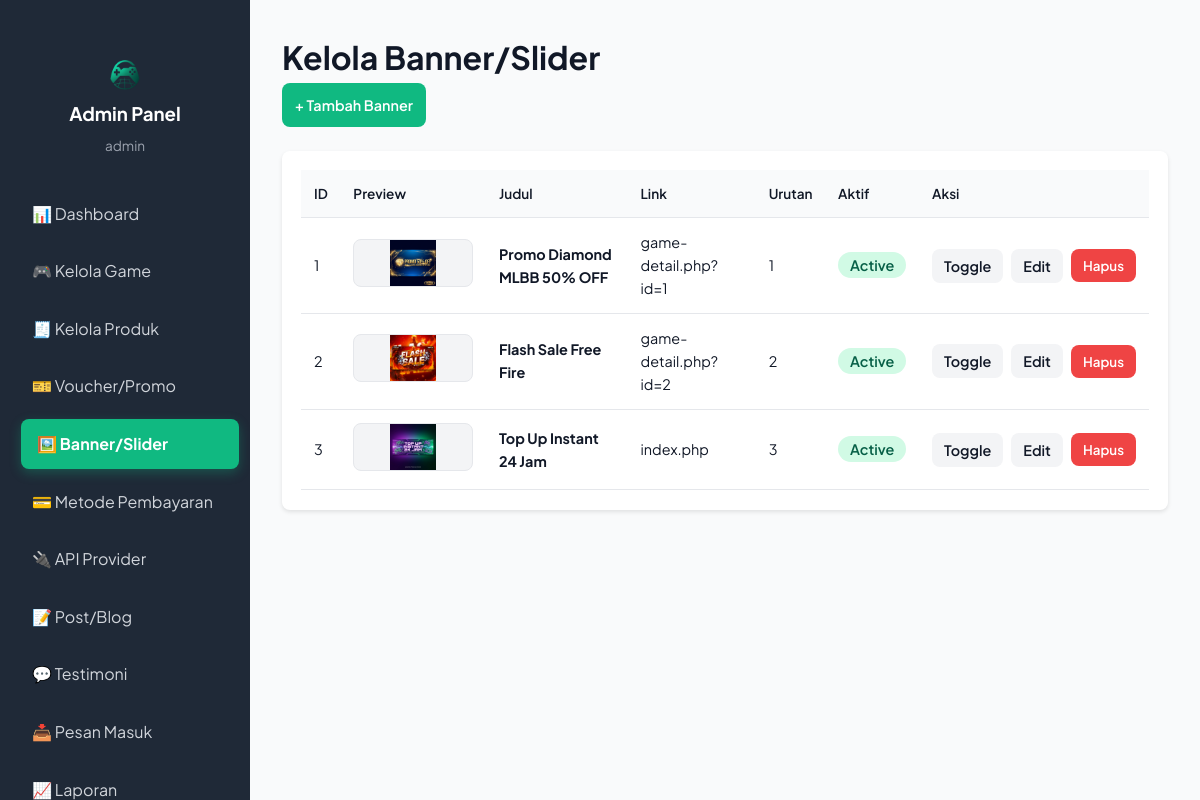
Screenshot of /admin/banners.php (signed in) with the database file from the repository.
### tables this page shows
CREATE TABLE IF NOT EXISTS banners (
  id INT PRIMARY KEY AUTO_INCREMENT,
  title VARCHAR(160) NOT NULL,
  description TEXT NULL,
  image_path VARCHAR(255) NOT NULL,
  link_url VARCHAR(255) NULL,
  sort_order INT NOT NULL DEFAULT 0,
  is_active TINYINT(1) NOT NULL DEFAULT 1,
  start_date DATE NULL,
  end_date DATE NULL,
  created_at TIMESTAMP DEFAULT CURRENT_TIMESTAMP,
  updated_at TIMESTAMP DEFAULT CURRENT_TIMESTAMP ON UPDATE CURRENT_TIMESTAMP
);

### includes/db_utils.php (called while the page is built, shortened)
<?php
function app_root_dir(): string {
    return realpath(__DIR__ . '/..') ?: (__DIR__ . '/..');
}
function app_base_url_path(): string {
    $docRoot = realpath($_SERVER['DOCUMENT_ROOT'] ?? '');
    $appRoot = realpath(app_root_dir());
    $docRootNorm = strtolower(str_replace('\\', '/', $docRoot));
    $appRootNorm = strtolower(str_replace('\\', '/', $appRoot));
    $rel = substr($appRootNorm, strlen($docRootNorm));
    $rel = '/' . trim($rel, '/');
    return $rel === '/' ? '' : $rel;
}
function asset_url(string $path): string {
    $path = trim((string)$path);
    $base = app_base_url_path();
    return $base . '/' . ltrim($path, '/');
}

### admin/banners.php (the view, shortened to what this page needs)
<?php
require_once '../config/database.php';
require_once __DIR__ . '/../includes/db_utils.php';
$banners = $pdo->query("SELECT * FROM banners ORDER BY sort_order ASC, created_at DESC")->fetchAll(PDO::FETCH_ASSOC);
?>
<!DOCTYPE html>
<html lang="id">
<head>
    <link rel="stylesheet" href="../css/style.css">
    <link rel="stylesheet" href="../css/mobile-optimization.css">
</head>
<body>
    <div class="admin-layout">
        <?php include 'sidebar.php'; ?>
        <main class="main-content">
            <div class="content-header">
                <h1>Kelola Banner/Slider</h1>
                <button onclick="showAddModal()" class="btn-primary">+ Tambah Banner</button>
            </div>
            <div class="table-container">
                <table class="data-table">
                    <thead>
                        <tr>
                            <th>ID</th>
                            <th>Preview</th>
                            <th>Judul</th>
                            <th>Link</th>
                            <th>Urutan</th>
                            <th>Aktif</th>
                            <th>Aksi</th>
                        </tr>
                    </thead>
                    <tbody>
                        <?php foreach($banners as $b): ?>
                            <tr>
                                <td><?php echo (int)$b['id']; ?></td>
                                <td>
                                    <?php if(!empty($b['image_path'])): ?>
                                        <img src="<?php echo asset_url($b['image_path']); ?>" alt="banner" style="width:120px;height:48px;object-fit:contain;border-radius:8px;border:1px solid #e5e7eb;background-color:#f3f4f6;" />
                                    <?php else: ?>
                                        <span style="font-size: 0.7rem; color: #9ca3af;">No image</span>
                                    <?php endif; ?>
                                </td>
                                <td><strong><?php echo htmlspecialchars($b['title']); ?></strong></td>
                                <td><?php echo htmlspecialchars((string)($b['link_url'] ?? '')); ?></td>
                                <td><?php echo (int)$b['sort_order']; ?></td>
                                <td>
                                    <span class="status-badge <?php echo ((int)$b['is_active'] === 1) ? 'success' : 'failed'; ?>">
                                        <?php echo ((int)$b['is_active'] === 1) ? 'Active' : 'Inactive'; ?>
                                    </span>
                                </td>
                                <td>
                                    <div class="action-buttons">
                                        <form method="POST">
                                            <button type="submit" class="btn-secondary" style="padding: 8px 12px;">Toggle</button>
                                        </form>
                                        <button type="button" class="btn-secondary" style="padding: 8px 12px;" onclick="showEditModal(<?php echo htmlspecialchars(json_encode($b)); ?>)">Edit</button>
                                        <form method="POST" onsubmit="return confirm('Yakin hapus banner ini?')">
                                            <button type="submit" class="btn-danger-small">Hapus</button>
                                        </form>
                                    </div>
                                </td>
                            </tr>
                        <?php endforeach; ?>
                    </tbody>
                </table>
            </div>
        </main>
    </div>
</body>
</html>

### rows the page displays
banners: id "1", image_path (picture), title "Promo Diamond MLBB 50% OFF", link_url "game-detail.php?id=1", sort_order "1", is_active "Active"
banners: id "2", image_path (picture), title "Flash Sale Free Fire", link_url "game-detail.php?id=2", sort_order "2", is_active "Active"
banners: id "3", image_path (picture), title "Top Up Instant 24 Jam", link_url "index.php", sort_order "3", is_active "Active"

### other values shown
$_SESSION['admin_username'] "admin"
